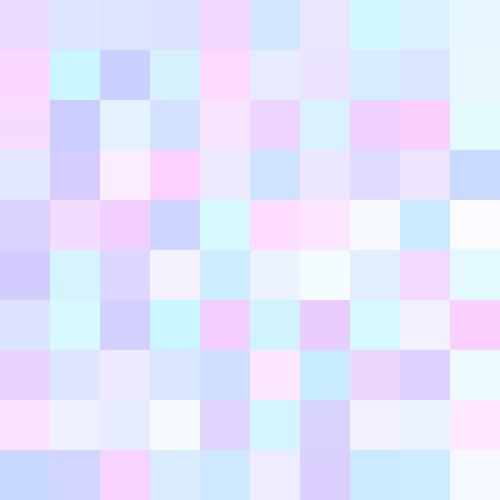
Frame 1 (no input)
Frame 60 (the mouse pressed at the canvas centre just before this capture): identical to frame 1, image omitted
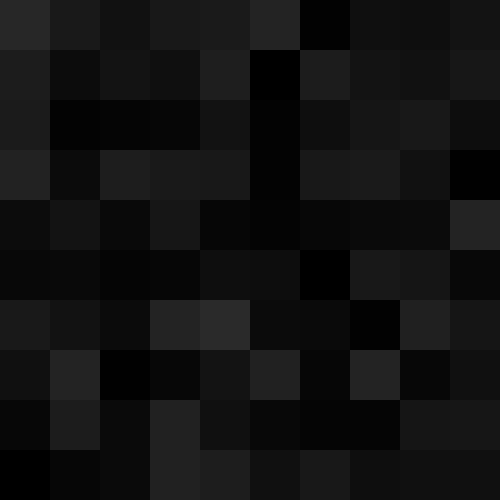
Frame 120 (the mouse held since frame 60 and released just before this capture)

The Processing sketch that drew these frames (run headless with seeded random() and noise(); from frame 60 on, the mouse is pressed at the canvas centre):

// Processing sketch: ComplexArray
// ── ComplexArray.pde
int num = 10;
int size;
int speed[][] = new int[num][num];
boolean clicked[][] = new boolean[num][num];
color gridC[][] = new color[num][num];
void setup(){

  size(500,500);
  size = width/num;
  
  for(int i =0; i<num; i++){
    for(int j =0; j<num; j++){
      
      gridC[i][j]= color(random(200,255), random(205,255), random(255,255));
      
    }
  } 
  noStroke();
}


void draw(){
  background(0);
  for(int i = 0; i<num; i++){
    for(int j = 0; j<num; j++){
      fill(gridC[i][j]);
      if(clicked[i][j]){
       speed[i][j] += 10; 
      }
      if(mouseX>i*size && mouseX<=(i+1)*size && mouseY>j*size && mouseY<=(j+1)*size && mousePressed)
      println("i is:"+i+"j is:"+j);
      rect(i*size, j*size, size, size);
    }
  }
}

void mousePressed(){
 for(int i = 0; i<num; i++){
    for(int j = 0; j<num; j++){ 
  if(mouseX>i*size && mouseX<=(i+1)*size && mouseY>j*size && mouseY<=(j+1)*size && mousePressed)
      println("i is:"+i+"j is:"+j);
      gridC[i][j] = color(random(100, 255), random(0, 50));
      clicked[i][j] = true;
    }
      
 }

}

//get falling squares (hint: need 2 more 2D arrays)
